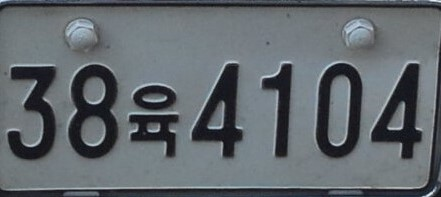
#> input picture ml/t.jpg, 441 x 197 px
$ python classification.py
#> lines starting #> are read from the running program, lines starting #| are printed output that depends on the picture; after the words box and inside, x2 and y2 are one past the last pixel; in counts of white or black regions, pixels touching at a corner belong together
import numpy as np
import cv2

img = cv2.imread("t.jpg", cv2.IMREAD_COLOR)
#> img is the input picture: shape (197, 441, 3); mean B, G, R 108.5, 103.7, 97.3
img_gray = cv2.cvtColor(img, cv2.COLOR_BGR2GRAY)
blur = cv2.GaussianBlur(img_gray, (3, 3), 0)
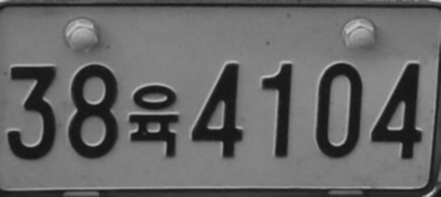
#> blur: shape (197, 441); min 19, max 203, mean 102.4
canny = cv2.Canny(blur,100,200)
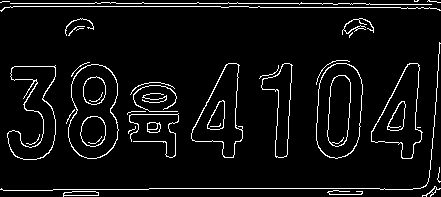
#> canny: shape (197, 441); 5.8% white in thin lines or dots
contours, hierarchy = cv2.findContours(canny, cv2.RETR_TREE, cv2.CHAIN_APPROX_SIMPLE)
#> contours = 58 contours, 28 with area under 20; largest, box (x1, y1, x2, y2) and area: (68, 64, 119, 159) 3788, (68, 64, 119, 159) 3724, (316, 63, 363, 159) 3654, (316, 63, 363, 159) 3616, (371, 63, 423, 159) 2555
cv2.imshow("canny", canny)
cv2.waitKey(0)
cv2.destroyAllWindows()
box1 = []
# [4 lines of commented-out code are left out]
for i in range(len(contours)):
    cnt = contours[i]
    area = cv2.contourArea(cnt)
    x,y,w,h = cv2.boundingRect(cnt)
    rect_area = w*h
    aspect_ratio = float(w)/h
    if(aspect_ratio>=0.1)and(aspect_ratio<=0.6)and(rect_area>=1800)and(rect_area<=5000):
        # cv2.rectangle(img,(x-5,y-5),(x+w+5,y+h+5),(0,255,0),1)
        img_roi = img[y-5:y+h+5,x-5:x+w+5]
        box1.append(img_roi)
#> this loop made 58 passes
#> (area, x, y, w, h, rect_area, aspect_ratio) on passes 1, 2, 4, 10, 11, 12, 17, 20, 21, 22, 23, 24: (129, 63, 191, 36, 6, 216, 6), (125.5, 63, 191, 36, 5, 180, 7.2), (29, 422, 186, 19, 11, 209, 1.73), (117.5, 147, 122, 14, 11, 154, 1.27), (46, 147, 123, 14, 10, 140, 1.4), (62.5, 147, 122, 11, 8, 88, 1.38), (24, 133, 85, 45, 27, 1215, 1.67), (2255, 7, 65, 49, 95, 4655, 0.516), (2176, 7, 66, 49, 94, 4606, 0.521), (3788.5, 68, 64, 51, 95, 4845, 0.537), (3724.5, 68, 64, 51, 95, 4845, 0.537), (612, 80, 116, 26, 31, 806, 0.839)
#> after the loop, box1 = 12 items
        # [9 lines of commented-out code are left out]
for i in box1:
    cv2.imshow("t", i)
    cv2.waitKey(0)
    cv2.destroyWindow("t")
#> this loop made 12 passes
#> pass 1, `cv2.imshow("t", i)`:
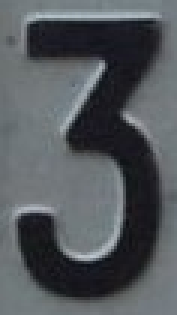
#> window 't': shape (105, 59, 3) (shown 3 times larger); mean B, G, R 92, 87.8, 83.4
#> pass 2, `cv2.imshow("t", i)`:
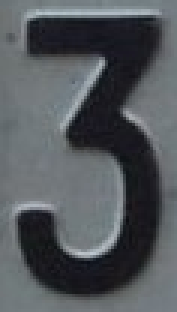
#> window 't': shape (104, 59, 3) (shown 3 times larger); mean B, G, R 91.6, 87.5, 83.1

cv2.imshow("img", img)
cv2.waitKey(0)
cv2.destroyAllWindows()
